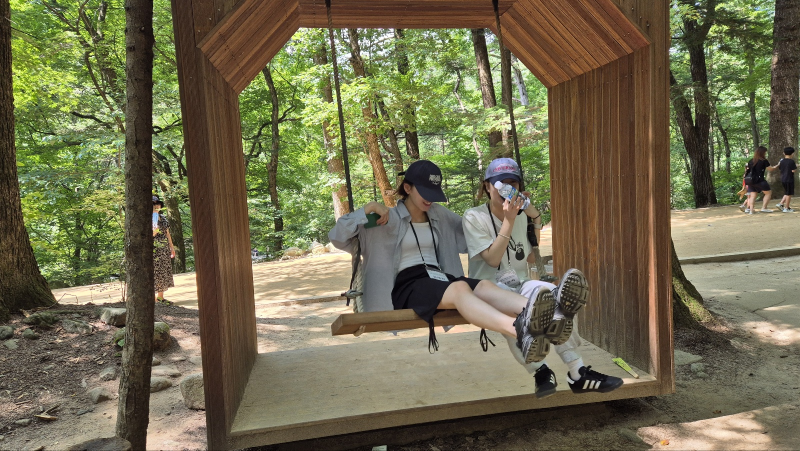
#> input picture image/IMG_2533.JPG, 1600 x 901 px (shown at 1/2 size)
$ python -i image_utils.py   (imports and definitions only)
#> lines starting #> are read from the running program, lines starting #| are printed output that depends on the picture
from PIL import Image, ExifTags

def load_image(img_path):
    img = Image.open(img_path)
    return img

def rotate_image_by_exif(img):
    try:
        for orientation in ExifTags.TAGS.keys():
            if ExifTags.TAGS[orientation] == 'Orientation':
                break
        exif = dict(img._getexif().items())

        if exif[orientation] == 3:
            img = img.rotate(180, expand=True)
        elif exif[orientation] == 6:
            img = img.rotate(270, expand=True)
        elif exif[orientation] == 8:
            img = img.rotate(90, expand=True)
    except (AttributeError, KeyError, IndexError):
        pass
    return img

>>> import cv2
>>> picture = cv2.imread('../image/IMG_2533.JPG', cv2.IMREAD_GRAYSCALE)
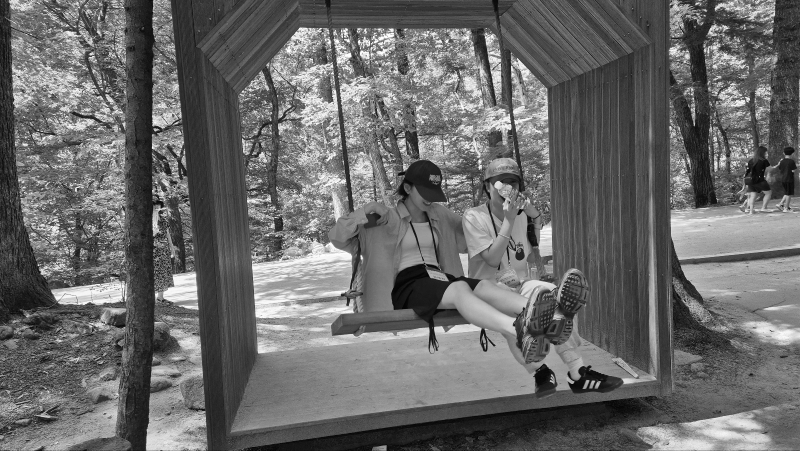
#> picture: shape (901, 1600) (shown at 1/2 size); min 0, max 255, mean 105.3
>>> result = rotate_image_by_exif(picture)
